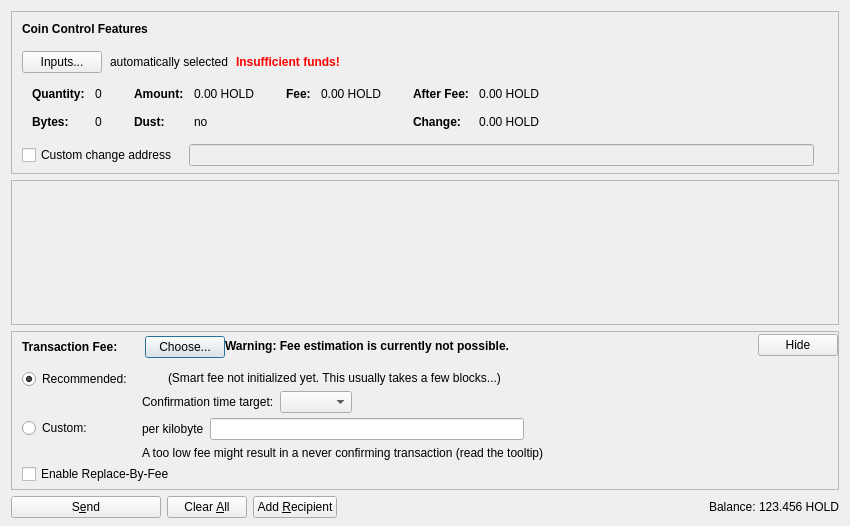
<?xml version="1.0" encoding="UTF-8"?>
<ui version="4.0">
 <class>SendCoinsDialog</class>
 <widget class="QDialog" name="SendCoinsDialog">
  <property name="geometry">
   <rect>
    <x>0</x>
    <y>0</y>
    <width>850</width>
    <height>526</height>
   </rect>
  </property>
  <property name="windowTitle">
   <string>Send Coins</string>
  </property>
  <layout class="QVBoxLayout" name="verticalLayout" stretch="0,1,0,0">
   <property name="bottomMargin">
    <number>8</number>
   </property>
   <item>
    <widget class="QFrame" name="frameCoinControl">
     <property name="sizePolicy">
      <sizepolicy hsizetype="Expanding" vsizetype="Expanding">
       <horstretch>0</horstretch>
       <verstretch>0</verstretch>
      </sizepolicy>
     </property>
     <property name="maximumSize">
      <size>
       <width>16777215</width>
       <height>16777215</height>
      </size>
     </property>
     <property name="frameShape">
      <enum>QFrame::StyledPanel</enum>
     </property>
     <property name="frameShadow">
      <enum>QFrame::Sunken</enum>
     </property>
     <layout class="QVBoxLayout" name="verticalLayoutCoinControl2">
      <property name="spacing">
       <number>0</number>
      </property>
      <property name="leftMargin">
       <number>0</number>
      </property>
      <property name="topMargin">
       <number>0</number>
      </property>
      <property name="rightMargin">
       <number>0</number>
      </property>
      <property name="bottomMargin">
       <number>6</number>
      </property>
      <item>
       <layout class="QVBoxLayout" name="verticalLayoutCoinControl" stretch="0,0,0,0,1">
        <property name="spacing">
         <number>0</number>
        </property>
        <property name="leftMargin">
         <number>10</number>
        </property>
        <property name="topMargin">
         <number>10</number>
        </property>
        <item>
         <layout class="QHBoxLayout" name="horizontalLayoutCoinControl1">
          <property name="bottomMargin">
           <number>15</number>
          </property>
          <item>
           <widget class="QLabel" name="labelCoinControlFeatures">
            <property name="sizePolicy">
             <sizepolicy hsizetype="Preferred" vsizetype="Maximum">
              <horstretch>0</horstretch>
              <verstretch>0</verstretch>
             </sizepolicy>
            </property>
            <property name="font">
             <font>
              <weight>75</weight>
              <bold>true</bold>
             </font>
            </property>
            <property name="styleSheet">
             <string notr="true">font-weight:bold;</string>
            </property>
            <property name="text">
             <string>Coin Control Features</string>
            </property>
           </widget>
          </item>
         </layout>
        </item>
        <item>
         <layout class="QHBoxLayout" name="horizontalLayoutCoinControl2" stretch="0,0,0,0">
          <property name="spacing">
           <number>8</number>
          </property>
          <property name="bottomMargin">
           <number>10</number>
          </property>
          <item>
           <widget class="QPushButton" name="pushButtonCoinControl">
            <property name="styleSheet">
             <string notr="true"/>
            </property>
            <property name="text">
             <string>Inputs...</string>
            </property>
            <property name="autoDefault">
             <bool>false</bool>
            </property>
           </widget>
          </item>
          <item>
           <widget class="QLabel" name="labelCoinControlAutomaticallySelected">
            <property name="text">
             <string>automatically selected</string>
            </property>
            <property name="margin">
             <number>5</number>
            </property>
           </widget>
          </item>
          <item>
           <widget class="QLabel" name="labelCoinControlInsuffFunds">
            <property name="font">
             <font>
              <weight>75</weight>
              <bold>true</bold>
             </font>
            </property>
            <property name="styleSheet">
             <string notr="true">color:red;font-weight:bold;</string>
            </property>
            <property name="text">
             <string>Insufficient funds!</string>
            </property>
            <property name="margin">
             <number>5</number>
            </property>
           </widget>
          </item>
          <item>
           <spacer name="horizontalSpacerCoinControl">
            <property name="orientation">
             <enum>Qt::Horizontal</enum>
            </property>
            <property name="sizeHint" stdset="0">
             <size>
              <width>40</width>
              <height>1</height>
             </size>
            </property>
           </spacer>
          </item>
         </layout>
        </item>
        <item>
         <widget class="QWidget" name="widgetCoinControl" native="true">
          <property name="sizePolicy">
           <sizepolicy hsizetype="Preferred" vsizetype="Preferred">
            <horstretch>0</horstretch>
            <verstretch>0</verstretch>
           </sizepolicy>
          </property>
          <property name="minimumSize">
           <size>
            <width>0</width>
            <height>0</height>
           </size>
          </property>
          <property name="styleSheet">
           <string notr="true"/>
          </property>
          <layout class="QHBoxLayout" name="horizontalLayoutCoinControl5">
           <property name="leftMargin">
            <number>0</number>
           </property>
           <property name="topMargin">
            <number>0</number>
           </property>
           <property name="rightMargin">
            <number>0</number>
           </property>
           <property name="bottomMargin">
            <number>0</number>
           </property>
           <item>
            <layout class="QHBoxLayout" name="horizontalLayoutCoinControl3" stretch="0,0,0,1">
             <property name="spacing">
              <number>20</number>
             </property>
             <property name="topMargin">
              <number>0</number>
             </property>
             <property name="bottomMargin">
              <number>10</number>
             </property>
             <item>
              <layout class="QFormLayout" name="formLayoutCoinControl1">
               <property name="horizontalSpacing">
                <number>10</number>
               </property>
               <property name="verticalSpacing">
                <number>14</number>
               </property>
               <property name="leftMargin">
                <number>10</number>
               </property>
               <property name="topMargin">
                <number>4</number>
               </property>
               <property name="rightMargin">
                <number>6</number>
               </property>
               <item row="0" column="0">
                <widget class="QLabel" name="labelCoinControlQuantityText">
                 <property name="font">
                  <font>
                   <weight>75</weight>
                   <bold>true</bold>
                  </font>
                 </property>
                 <property name="text">
                  <string>Quantity:</string>
                 </property>
                 <property name="margin">
                  <number>0</number>
                 </property>
                </widget>
               </item>
               <item row="0" column="1">
                <widget class="QLabel" name="labelCoinControlQuantity">
                 <property name="cursor">
                  <cursorShape>IBeamCursor</cursorShape>
                 </property>
                 <property name="contextMenuPolicy">
                  <enum>Qt::ActionsContextMenu</enum>
                 </property>
                 <property name="text">
                  <string notr="true">0</string>
                 </property>
                 <property name="margin">
                  <number>0</number>
                 </property>
                 <property name="textInteractionFlags">
                  <set>Qt::LinksAccessibleByMouse|Qt::TextSelectableByKeyboard|Qt::TextSelectableByMouse</set>
                 </property>
                </widget>
               </item>
               <item row="1" column="0">
                <widget class="QLabel" name="labelCoinControlBytesText">
                 <property name="font">
                  <font>
                   <weight>75</weight>
                   <bold>true</bold>
                  </font>
                 </property>
                 <property name="text">
                  <string>Bytes:</string>
                 </property>
                </widget>
               </item>
               <item row="1" column="1">
                <widget class="QLabel" name="labelCoinControlBytes">
                 <property name="cursor">
                  <cursorShape>IBeamCursor</cursorShape>
                 </property>
                 <property name="contextMenuPolicy">
                  <enum>Qt::ActionsContextMenu</enum>
                 </property>
                 <property name="text">
                  <string notr="true">0</string>
                 </property>
                 <property name="textInteractionFlags">
                  <set>Qt::LinksAccessibleByMouse|Qt::TextSelectableByKeyboard|Qt::TextSelectableByMouse</set>
                 </property>
                </widget>
               </item>
              </layout>
             </item>
             <item>
              <layout class="QFormLayout" name="formLayoutCoinControl2">
               <property name="horizontalSpacing">
                <number>10</number>
               </property>
               <property name="verticalSpacing">
                <number>14</number>
               </property>
               <property name="leftMargin">
                <number>6</number>
               </property>
               <property name="topMargin">
                <number>4</number>
               </property>
               <property name="rightMargin">
                <number>6</number>
               </property>
               <item row="0" column="0">
                <widget class="QLabel" name="labelCoinControlAmountText">
                 <property name="font">
                  <font>
                   <weight>75</weight>
                   <bold>true</bold>
                  </font>
                 </property>
                 <property name="text">
                  <string>Amount:</string>
                 </property>
                 <property name="margin">
                  <number>0</number>
                 </property>
                </widget>
               </item>
               <item row="0" column="1">
                <widget class="QLabel" name="labelCoinControlAmount">
                 <property name="cursor">
                  <cursorShape>IBeamCursor</cursorShape>
                 </property>
                 <property name="contextMenuPolicy">
                  <enum>Qt::ActionsContextMenu</enum>
                 </property>
                 <property name="text">
                  <string notr="true">0.00 HOLD</string>
                 </property>
                 <property name="textInteractionFlags">
                  <set>Qt::LinksAccessibleByMouse|Qt::TextSelectableByKeyboard|Qt::TextSelectableByMouse</set>
                 </property>
                </widget>
               </item>
               <item row="1" column="0">
                <widget class="QLabel" name="labelCoinControlLowOutputText">
                 <property name="font">
                  <font>
                   <weight>75</weight>
                   <bold>true</bold>
                  </font>
                 </property>
                 <property name="text">
                  <string>Dust:</string>
                 </property>
                </widget>
               </item>
               <item row="1" column="1">
                <widget class="QLabel" name="labelCoinControlLowOutput">
                 <property name="cursor">
                  <cursorShape>IBeamCursor</cursorShape>
                 </property>
                 <property name="contextMenuPolicy">
                  <enum>Qt::ActionsContextMenu</enum>
                 </property>
                 <property name="text">
                  <string notr="true">no</string>
                 </property>
                 <property name="textInteractionFlags">
                  <set>Qt::LinksAccessibleByMouse|Qt::TextSelectableByKeyboard|Qt::TextSelectableByMouse</set>
                 </property>
                </widget>
               </item>
              </layout>
             </item>
             <item>
              <layout class="QFormLayout" name="formLayoutCoinControl3">
               <property name="horizontalSpacing">
                <number>10</number>
               </property>
               <property name="verticalSpacing">
                <number>14</number>
               </property>
               <property name="leftMargin">
                <number>6</number>
               </property>
               <property name="topMargin">
                <number>4</number>
               </property>
               <property name="rightMargin">
                <number>6</number>
               </property>
               <item row="0" column="0">
                <widget class="QLabel" name="labelCoinControlFeeText">
                 <property name="font">
                  <font>
                   <weight>75</weight>
                   <bold>true</bold>
                  </font>
                 </property>
                 <property name="text">
                  <string>Fee:</string>
                 </property>
                 <property name="margin">
                  <number>0</number>
                 </property>
                </widget>
               </item>
               <item row="0" column="1">
                <widget class="QLabel" name="labelCoinControlFee">
                 <property name="cursor">
                  <cursorShape>IBeamCursor</cursorShape>
                 </property>
                 <property name="contextMenuPolicy">
                  <enum>Qt::ActionsContextMenu</enum>
                 </property>
                 <property name="text">
                  <string notr="true">0.00 HOLD</string>
                 </property>
                 <property name="textInteractionFlags">
                  <set>Qt::LinksAccessibleByMouse|Qt::TextSelectableByKeyboard|Qt::TextSelectableByMouse</set>
                 </property>
                </widget>
               </item>
              </layout>
             </item>
             <item>
              <layout class="QFormLayout" name="formLayoutCoinControl4">
               <property name="horizontalSpacing">
                <number>10</number>
               </property>
               <property name="verticalSpacing">
                <number>14</number>
               </property>
               <property name="leftMargin">
                <number>6</number>
               </property>
               <property name="topMargin">
                <number>4</number>
               </property>
               <property name="rightMargin">
                <number>6</number>
               </property>
               <item row="0" column="0">
                <widget class="QLabel" name="labelCoinControlAfterFeeText">
                 <property name="font">
                  <font>
                   <weight>75</weight>
                   <bold>true</bold>
                  </font>
                 </property>
                 <property name="text">
                  <string>After Fee:</string>
                 </property>
                 <property name="margin">
                  <number>0</number>
                 </property>
                </widget>
               </item>
               <item row="0" column="1">
                <widget class="QLabel" name="labelCoinControlAfterFee">
                 <property name="cursor">
                  <cursorShape>IBeamCursor</cursorShape>
                 </property>
                 <property name="contextMenuPolicy">
                  <enum>Qt::ActionsContextMenu</enum>
                 </property>
                 <property name="text">
                  <string notr="true">0.00 HOLD</string>
                 </property>
                 <property name="textInteractionFlags">
                  <set>Qt::LinksAccessibleByMouse|Qt::TextSelectableByKeyboard|Qt::TextSelectableByMouse</set>
                 </property>
                </widget>
               </item>
               <item row="1" column="0">
                <widget class="QLabel" name="labelCoinControlChangeText">
                 <property name="font">
                  <font>
                   <weight>75</weight>
                   <bold>true</bold>
                  </font>
                 </property>
                 <property name="text">
                  <string>Change:</string>
                 </property>
                </widget>
               </item>
               <item row="1" column="1">
                <widget class="QLabel" name="labelCoinControlChange">
                 <property name="cursor">
                  <cursorShape>IBeamCursor</cursorShape>
                 </property>
                 <property name="contextMenuPolicy">
                  <enum>Qt::ActionsContextMenu</enum>
                 </property>
                 <property name="text">
                  <string notr="true">0.00 HOLD</string>
                 </property>
                 <property name="textInteractionFlags">
                  <set>Qt::LinksAccessibleByMouse|Qt::TextSelectableByKeyboard|Qt::TextSelectableByMouse</set>
                 </property>
                </widget>
               </item>
              </layout>
             </item>
            </layout>
           </item>
          </layout>
         </widget>
        </item>
        <item>
         <layout class="QHBoxLayout" name="horizontalLayoutCoinControl4" stretch="0,0,0">
          <property name="spacing">
           <number>12</number>
          </property>
          <property name="sizeConstraint">
           <enum>QLayout::SetDefaultConstraint</enum>
          </property>
          <property name="topMargin">
           <number>5</number>
          </property>
          <property name="rightMargin">
           <number>5</number>
          </property>
          <item>
           <widget class="QCheckBox" name="checkBoxCoinControlChange">
            <property name="toolTip">
             <string>If this is activated, but the change address is empty or invalid, change will be sent to a newly generated address.</string>
            </property>
            <property name="text">
             <string>Custom change address</string>
            </property>
           </widget>
          </item>
          <item>
           <widget class="QValidatedLineEdit" name="lineEditCoinControlChange">
            <property name="enabled">
             <bool>false</bool>
            </property>
            <property name="sizePolicy">
             <sizepolicy hsizetype="Expanding" vsizetype="Fixed">
              <horstretch>0</horstretch>
              <verstretch>0</verstretch>
             </sizepolicy>
            </property>
           </widget>
          </item>
          <item>
           <widget class="QLabel" name="labelCoinControlChangeLabel">
            <property name="sizePolicy">
             <sizepolicy hsizetype="Preferred" vsizetype="Expanding">
              <horstretch>0</horstretch>
              <verstretch>0</verstretch>
             </sizepolicy>
            </property>
            <property name="minimumSize">
             <size>
              <width>0</width>
              <height>0</height>
             </size>
            </property>
            <property name="text">
             <string/>
            </property>
            <property name="margin">
             <number>3</number>
            </property>
           </widget>
          </item>
         </layout>
        </item>
        <item>
         <spacer name="verticalSpacerCoinControl">
          <property name="orientation">
           <enum>Qt::Vertical</enum>
          </property>
          <property name="sizeHint" stdset="0">
           <size>
            <width>800</width>
            <height>1</height>
           </size>
          </property>
         </spacer>
        </item>
       </layout>
      </item>
     </layout>
    </widget>
   </item>
   <item>
    <widget class="QScrollArea" name="scrollArea">
     <property name="widgetResizable">
      <bool>true</bool>
     </property>
     <widget class="QWidget" name="scrollAreaWidgetContents">
      <property name="geometry">
       <rect>
        <x>0</x>
        <y>0</y>
        <width>830</width>
        <height>104</height>
       </rect>
      </property>
      <layout class="QVBoxLayout" name="verticalLayout_2" stretch="0,1">
       <property name="leftMargin">
        <number>0</number>
       </property>
       <property name="topMargin">
        <number>0</number>
       </property>
       <property name="rightMargin">
        <number>0</number>
       </property>
       <property name="bottomMargin">
        <number>0</number>
       </property>
       <item>
        <layout class="QVBoxLayout" name="entries">
         <property name="spacing">
          <number>6</number>
         </property>
        </layout>
       </item>
       <item>
        <spacer name="verticalSpacer">
         <property name="orientation">
          <enum>Qt::Vertical</enum>
         </property>
         <property name="sizeHint" stdset="0">
          <size>
           <width>20</width>
           <height>40</height>
          </size>
         </property>
        </spacer>
       </item>
      </layout>
     </widget>
    </widget>
   </item>
   <item>
    <widget class="QFrame" name="frameFee">
     <property name="sizePolicy">
      <sizepolicy hsizetype="Expanding" vsizetype="Expanding">
       <horstretch>0</horstretch>
       <verstretch>0</verstretch>
      </sizepolicy>
     </property>
     <property name="maximumSize">
      <size>
       <width>16777215</width>
       <height>16777215</height>
      </size>
     </property>
     <property name="frameShape">
      <enum>QFrame::StyledPanel</enum>
     </property>
     <property name="frameShadow">
      <enum>QFrame::Sunken</enum>
     </property>
     <layout class="QVBoxLayout" name="verticalLayoutFee1">
      <property name="spacing">
       <number>0</number>
      </property>
      <property name="leftMargin">
       <number>0</number>
      </property>
      <property name="topMargin">
       <number>0</number>
      </property>
      <property name="rightMargin">
       <number>0</number>
      </property>
      <property name="bottomMargin">
       <number>0</number>
      </property>
      <item>
       <layout class="QVBoxLayout" name="verticalLayoutFee2" stretch="0,0,0">
        <property name="spacing">
         <number>0</number>
        </property>
        <property name="leftMargin">
         <number>10</number>
        </property>
        <property name="topMargin">
         <number>0</number>
        </property>
        <item>
         <layout class="QHBoxLayout" name="horizontalLayoutFee1">
          <property name="bottomMargin">
           <number>0</number>
          </property>
          <item>
           <layout class="QVBoxLayout" name="verticalLayoutFee7">
            <property name="spacing">
             <number>0</number>
            </property>
            <item>
             <spacer name="verticalSpacerSmartFee">
              <property name="orientation">
               <enum>Qt::Vertical</enum>
              </property>
              <property name="sizeType">
               <enum>QSizePolicy::Fixed</enum>
              </property>
              <property name="sizeHint" stdset="0">
               <size>
                <width>1</width>
                <height>4</height>
               </size>
              </property>
             </spacer>
            </item>
            <item>
             <layout class="QHBoxLayout" name="horizontalLayoutSmartFee">
              <property name="spacing">
               <number>10</number>
              </property>
              <item>
               <widget class="QLabel" name="labelFeeHeadline">
                <property name="sizePolicy">
                 <sizepolicy hsizetype="Preferred" vsizetype="Maximum">
                  <horstretch>0</horstretch>
                  <verstretch>0</verstretch>
                 </sizepolicy>
                </property>
                <property name="font">
                 <font>
                  <weight>75</weight>
                  <bold>true</bold>
                 </font>
                </property>
                <property name="styleSheet">
                 <string notr="true">font-weight:bold;</string>
                </property>
                <property name="text">
                 <string>Transaction Fee:</string>
                </property>
               </widget>
              </item>
              <item>
               <widget class="QLabel" name="labelFeeMinimized">
                <property name="text">
                 <string/>
                </property>
               </widget>
              </item>
              <item>
               <widget class="QPushButton" name="buttonChooseFee">
                <property name="text">
                 <string>Choose...</string>
                </property>
               </widget>
              </item>
             </layout>
            </item>
            <item>
             <spacer name="verticalSpacer_5">
              <property name="orientation">
               <enum>Qt::Vertical</enum>
              </property>
              <property name="sizeHint" stdset="0">
               <size>
                <width>1</width>
                <height>1</height>
               </size>
              </property>
             </spacer>
            </item>
           </layout>
          </item>
          <item>
           <widget class="QLabel" name="fallbackFeeWarningLabel">
            <property name="toolTip">
             <string>Using the fallbackfee can result in sending a transaction that will take several hours or days (or never) to confirm. Consider choosing your fee manually or wait until you have validated the complete chain.</string>
            </property>
            <property name="font">
            <font>
                <weight>75</weight>
                <bold>true</bold>
            </font>
            </property>
            <property name="text">
             <string>Warning: Fee estimation is currently not possible.</string>
            </property>
            <property name="wordWrap">
             <bool>false</bool>
            </property>
           </widget>
          </item>
          <item>
           <spacer name="horizontalSpacer_4">
            <property name="orientation">
             <enum>Qt::Horizontal</enum>
            </property>
            <property name="sizeType">
             <enum>QSizePolicy::MinimumExpanding</enum>
            </property>
            <property name="sizeHint" stdset="0">
             <size>
              <width>40</width>
              <height>20</height>
             </size>
            </property>
           </spacer>
          </item>
          <item>
           <widget class="QPushButton" name="buttonMinimizeFee">
            <property name="toolTip">
             <string>Hide transaction fee settings</string>
            </property>
            <property name="text">
             <string>Hide</string>
            </property>
           </widget>
          </item>
         </layout>
        </item>
        <item>
         <widget class="QFrame" name="frameFeeSelection">
          <layout class="QVBoxLayout" name="verticalLayoutFee12">
           <property name="spacing">
            <number>0</number>
           </property>
           <property name="leftMargin">
            <number>0</number>
           </property>
           <property name="topMargin">
            <number>0</number>
           </property>
           <property name="rightMargin">
            <number>0</number>
           </property>
           <property name="bottomMargin">
            <number>0</number>
           </property>
           <item>
            <layout class="QGridLayout" name="gridLayoutFee">
             <property name="topMargin">
              <number>10</number>
             </property>
             <property name="bottomMargin">
              <number>4</number>
             </property>
             <property name="horizontalSpacing">
              <number>10</number>
             </property>
             <property name="verticalSpacing">
              <number>4</number>
             </property>
             <item row="1" column="1">
              <layout class="QVBoxLayout" name="verticalLayoutFee8">
               <property name="spacing">
                <number>6</number>
               </property>
               <item>
                <layout class="QHBoxLayout" name="horizontalLayoutFee13">
                 <item>
                  <widget class="QLabel" name="labelCustomPerKilobyte">
                   <property name="toolTip">
                    <string>Specify a custom fee per kB (1,000 bytes) of the transaction's virtual size.

Note:  Since the fee is calculated on a per-byte basis, a fee of "100 satoshis per kB" for a transaction size of 500 bytes (half of 1 kB) would ultimately yield a fee of only 50 satoshis.</string>
                   </property>
                   <property name="text">
                    <string>per kilobyte</string>
                   </property>
                  </widget>
                 </item>
                 <item>
                  <widget class="HOLDAmountField" name="customFee"/>
                 </item>
                 <item>
                  <spacer name="horizontalSpacer_6">
                   <property name="orientation">
                    <enum>Qt::Horizontal</enum>
                   </property>
                   <property name="sizeHint" stdset="0">
                    <size>
                     <width>1</width>
                     <height>1</height>
                    </size>
                   </property>
                  </spacer>
                 </item>
                </layout>
               </item>
               <item>
                <layout class="QHBoxLayout" name="horizontalLayoutFee8">
                 <item>
                  <widget class="QLabel" name="labelCustomFeeWarning">
                   <property name="enabled">
                    <bool>true</bool>
                   </property>
                   <property name="toolTip">
                    <string>When there is less transaction volume than space in the blocks, miners as well as relaying nodes may enforce a minimum fee. Paying only this minimum fee is just fine, but be aware that this can result in a never confirming transaction once there is more demand for hold transactions than the network can process.</string>
                   </property>
                   <property name="text">
                    <string>A too low fee might result in a never confirming transaction (read the tooltip)</string>
                   </property>
                  </widget>
                 </item>
                 <item>
                  <spacer name="horizontalSpacer_2">
                   <property name="orientation">
                    <enum>Qt::Horizontal</enum>
                   </property>
                   <property name="sizeHint" stdset="0">
                    <size>
                     <width>1</width>
                     <height>1</height>
                    </size>
                   </property>
                  </spacer>
                 </item>
                </layout>
               </item>
              </layout>
             </item>
             <item row="0" column="0">
              <layout class="QVBoxLayout" name="verticalLayoutFee4" stretch="0,1">
               <item>
                <widget class="QRadioButton" name="radioSmartFee">
                 <property name="text">
                  <string>Recommended:</string>
                 </property>
                 <property name="checked">
                  <bool>true</bool>
                 </property>
                 <attribute name="buttonGroup">
                  <string notr="true">groupFee</string>
                 </attribute>
                </widget>
               </item>
               <item>
                <spacer name="verticalSpacer_2">
                 <property name="orientation">
                  <enum>Qt::Vertical</enum>
                 </property>
                 <property name="sizeHint" stdset="0">
                  <size>
                   <width>1</width>
                   <height>1</height>
                  </size>
                 </property>
                </spacer>
               </item>
              </layout>
             </item>
             <item row="1" column="0">
              <layout class="QVBoxLayout" name="verticalLayoutFee9" stretch="0,1">
               <item>
                <widget class="QRadioButton" name="radioCustomFee">
                 <property name="text">
                  <string>Custom:</string>
                 </property>
                 <attribute name="buttonGroup">
                  <string notr="true">groupFee</string>
                 </attribute>
                </widget>
               </item>
               <item>
                <spacer name="verticalSpacer_6">
                 <property name="orientation">
                  <enum>Qt::Vertical</enum>
                 </property>
                 <property name="sizeHint" stdset="0">
                  <size>
                   <width>1</width>
                   <height>1</height>
                  </size>
                 </property>
                </spacer>
               </item>
              </layout>
             </item>
             <item row="0" column="1">
              <layout class="QVBoxLayout" name="verticalLayoutFee3" stretch="0,0,1">
               <property name="spacing">
                <number>6</number>
               </property>
               <property name="topMargin">
                <number>2</number>
               </property>
               <item>
                <layout class="QHBoxLayout" name="horizontalLayoutFee12">
                 <item>
                  <widget class="QLabel" name="labelSmartFee">
                   <property name="text">
                    <string/>
                   </property>
                  </widget>
                 </item>
                 <item>
                  <widget class="QLabel" name="labelFeeEstimation">
                   <property name="text">
                    <string/>
                   </property>
                  </widget>
                 </item>
                 <item>
                  <widget class="QLabel" name="labelSmartFee2">
                   <property name="text">
                    <string>(Smart fee not initialized yet. This usually takes a few blocks...)</string>
                   </property>
                  </widget>
                 </item>
                 <item>
                  <spacer name="horizontalSpacer_5">
                   <property name="orientation">
                    <enum>Qt::Horizontal</enum>
                   </property>
                   <property name="sizeHint" stdset="0">
                    <size>
                     <width>1</width>
                     <height>1</height>
                    </size>
                   </property>
                  </spacer>
                 </item>
                </layout>
               </item>
               <item>
                <layout class="QHBoxLayout" name="horizontalLayoutFee9">
                 <item>
                  <layout class="QVBoxLayout" name="verticalLayoutFee6">
                   <item>
                    <widget class="QLabel" name="labelSmartFee3">
                     <property name="text">
                      <string>Confirmation time target:</string>
                     </property>
                    </widget>
                   </item>
                  </layout>
                 </item>
                 <item>
                  <layout class="QVBoxLayout" name="verticalLayoutFee5">
                   <property name="rightMargin">
                    <number>30</number>
                   </property>
                   <item>
                    <layout class="QHBoxLayout" name="horizontalLayoutConfTarget">
                     <property name="bottomMargin">
                      <number>0</number>
                     </property>
                     <item>
                      <widget class="QComboBox" name="confTargetSelector"/>
                     </item>
                     <item>
                      <spacer name="horizontalSpacerConfTarget">
                       <property name="orientation">
                        <enum>Qt::Horizontal</enum>
                       </property>
                       <property name="sizeHint" stdset="0">
                        <size>
                         <width>40</width>
                         <height>20</height>
                        </size>
                       </property>
                      </spacer>
                     </item>
                    </layout>
                   </item>
                  </layout>
                 </item>
                </layout>
               </item>
               <item>
                <spacer name="verticalSpacer_4">
                 <property name="orientation">
                  <enum>Qt::Vertical</enum>
                 </property>
                 <property name="sizeHint" stdset="0">
                  <size>
                   <width>1</width>
                   <height>1</height>
                  </size>
                 </property>
                </spacer>
               </item>
              </layout>
             </item>
            </layout>
           </item>
           <item>
            <widget class="QCheckBox" name="optInRBF">
             <property name="text">
              <string>Enable Replace-By-Fee</string>
             </property>
             <property name="toolTip">
              <string>With Replace-By-Fee (BIP-125) you can increase a transaction's fee after it is sent. Without this, a higher fee may be recommended to compensate for increased transaction delay risk.</string>
             </property>
            </widget>
           </item>
          </layout>
         </widget>
        </item>
        <item>
         <spacer name="verticalSpacerFee">
          <property name="orientation">
           <enum>Qt::Vertical</enum>
          </property>
          <property name="sizeHint" stdset="0">
           <size>
            <width>40</width>
            <height>5</height>
           </size>
          </property>
         </spacer>
        </item>
       </layout>
      </item>
     </layout>
    </widget>
   </item>
   <item>
    <layout class="QHBoxLayout" name="horizontalLayout">
     <item>
      <widget class="QPushButton" name="sendButton">
       <property name="minimumSize">
        <size>
         <width>150</width>
         <height>0</height>
        </size>
       </property>
       <property name="toolTip">
        <string>Confirm the send action</string>
       </property>
       <property name="text">
        <string>S&amp;end</string>
       </property>
       <property name="icon">
        <iconset resource="../hold.qrc">
         <normaloff>:/icons/send</normaloff>:/icons/send</iconset>
       </property>
       <property name="autoDefault">
        <bool>false</bool>
       </property>
       <property name="default">
        <bool>false</bool>
       </property>
      </widget>
     </item>
     <item>
      <widget class="QPushButton" name="clearButton">
       <property name="sizePolicy">
        <sizepolicy hsizetype="Minimum" vsizetype="Fixed">
         <horstretch>0</horstretch>
         <verstretch>0</verstretch>
        </sizepolicy>
       </property>
       <property name="toolTip">
        <string>Clear all fields of the form.</string>
       </property>
       <property name="text">
        <string>Clear &amp;All</string>
       </property>
       <property name="icon">
        <iconset resource="../hold.qrc">
         <normaloff>:/icons/remove</normaloff>:/icons/remove</iconset>
       </property>
       <property name="autoDefault">
        <bool>false</bool>
       </property>
      </widget>
     </item>
     <item>
      <widget class="QPushButton" name="addButton">
       <property name="toolTip">
        <string>Send to multiple recipients at once</string>
       </property>
       <property name="text">
        <string>Add &amp;Recipient</string>
       </property>
       <property name="icon">
        <iconset resource="../hold.qrc">
         <normaloff>:/icons/add</normaloff>:/icons/add</iconset>
       </property>
       <property name="autoDefault">
        <bool>false</bool>
       </property>
      </widget>
     </item>
     <item>
      <spacer name="horizontalSpacer">
       <property name="orientation">
        <enum>Qt::Horizontal</enum>
       </property>
       <property name="sizeHint" stdset="0">
        <size>
         <width>40</width>
         <height>20</height>
        </size>
       </property>
      </spacer>
     </item>
     <item>
      <layout class="QHBoxLayout" name="horizontalLayout_2">
       <property name="spacing">
        <number>3</number>
       </property>
       <item>
        <widget class="QLabel" name="labelBalanceName">
         <property name="sizePolicy">
          <sizepolicy hsizetype="Preferred" vsizetype="Fixed">
           <horstretch>0</horstretch>
           <verstretch>0</verstretch>
          </sizepolicy>
         </property>
         <property name="text">
          <string>Balance:</string>
         </property>
        </widget>
       </item>
       <item>
        <widget class="QLabel" name="labelBalance">
         <property name="sizePolicy">
          <sizepolicy hsizetype="Preferred" vsizetype="Fixed">
           <horstretch>0</horstretch>
           <verstretch>0</verstretch>
          </sizepolicy>
         </property>
         <property name="cursor">
          <cursorShape>IBeamCursor</cursorShape>
         </property>
         <property name="text">
          <string notr="true">123.456 HOLD</string>
         </property>
         <property name="textInteractionFlags">
          <set>Qt::LinksAccessibleByMouse|Qt::TextSelectableByKeyboard|Qt::TextSelectableByMouse</set>
         </property>
        </widget>
       </item>
      </layout>
     </item>
    </layout>
   </item>
  </layout>
 </widget>
 <customwidgets>
  <customwidget>
   <class>QValidatedLineEdit</class>
   <extends>QLineEdit</extends>
   <header>qt/qvalidatedlineedit.h</header>
  </customwidget>
  <customwidget>
   <class>HOLDAmountField</class>
   <extends>QLineEdit</extends>
   <header>qt/holdamountfield.h</header>
   <container>1</container>
  </customwidget>
 </customwidgets>
 <resources>
  <include location="../hold.qrc"/>
 </resources>
 <connections/>
 <buttongroups>
  <buttongroup name="groupFee"/>
 </buttongroups>
</ui>
